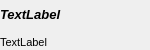
<?xml version="1.0" encoding="UTF-8"?>
<ui version="4.0">
 <class>sGateWidget</class>
 <widget class="QWidget" name="sGateWidget">
  <property name="geometry">
   <rect>
    <x>0</x>
    <y>0</y>
    <width>150</width>
    <height>50</height>
   </rect>
  </property>
  <property name="minimumSize">
   <size>
    <width>150</width>
    <height>50</height>
   </size>
  </property>
  <property name="windowTitle">
   <string>Form</string>
  </property>
  <layout class="QVBoxLayout" name="verticalLayout" stretch="2,1">
   <property name="margin">
    <number>0</number>
   </property>
   <item>
    <layout class="QHBoxLayout" name="horizontalLayout">
     <property name="spacing">
      <number>0</number>
     </property>
     <item>
      <widget class="QLabel" name="label_name">
       <property name="font">
        <font>
         <pointsize>10</pointsize>
         <weight>75</weight>
         <italic>true</italic>
         <bold>true</bold>
        </font>
       </property>
       <property name="text">
        <string>TextLabel</string>
       </property>
      </widget>
     </item>
     <item>
      <widget class="QWidget" name="widget" native="true"/>
     </item>
     <item>
      <widget class="cWidgetTxRx" name="widget_txrx" native="true">
       <property name="minimumSize">
        <size>
         <width>50</width>
         <height>25</height>
        </size>
       </property>
      </widget>
     </item>
    </layout>
   </item>
   <item>
    <widget class="QLabel" name="label_desc">
     <property name="minimumSize">
      <size>
       <width>10</width>
       <height>0</height>
      </size>
     </property>
     <property name="font">
      <font>
       <pointsize>8</pointsize>
      </font>
     </property>
     <property name="text">
      <string>TextLabel</string>
     </property>
    </widget>
   </item>
  </layout>
 </widget>
 <customwidgets>
  <customwidget>
   <class>cWidgetTxRx</class>
   <extends>QWidget</extends>
   <header location="global">../common/cwidgettxrx.h</header>
   <container>1</container>
  </customwidget>
 </customwidgets>
 <resources/>
 <connections/>
</ui>
